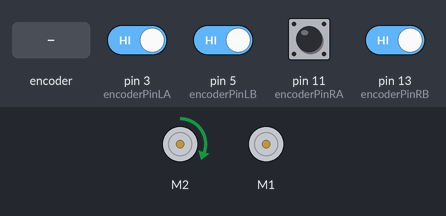
Bench run of a sketch on a simulated Arduino Uno, built with avr-gcc and run on an emulated ATmega328P. On the bench: 2 × DC motor (green arrow = forward, orange = backward, longer = faster). The inputs (shaded band) are chosen by the test bench; at power-on: pin 3 (encoderPinLA), pin 5 (encoderPinLB), pin 11 (encoderPinRA), pin 13 (encoderPinRB) HIGH. What the sketch prints to the serial monitor is not drawn.

Above: at 1.2 s.
1.3 s: pin 11 (encoderPinRA) pulsed LOW 5 times (0.12 s each, 0.3 s apart)
5.8 s: rotary encoder on pin 3 (encoderPinLA) / pin 5 (encoderPinLB) turned 3 steps (first pin leading)
Timing chart, 0 to 8.8 s (numbered marks = the images above; inputs shaded):
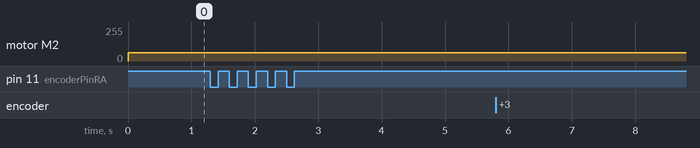

The sketch:

Mtor.ino
```cpp
#include "DualVNH5019MotorShield.h"
#include <PinChangeInt.h>
#include <digitalWriteFast.h>
DualVNH5019MotorShield md; //instantaneous object
//int encoderPin1 = 2;
int encoderPinLA = 3;
int encoderPinLB=  5;
int encoderPinRA= 11;
int encoderPinRB= 13;
double prevTime,currTime=0.0;
//volatile int lastEncoded = 0;
//volatile long encoderValue = 0;
volatile int motorLOldA = 0, motorROldA = 0, motorLNewB = 0, motorRNewB = 0;
//long lastencoderValue = 0;
int motorLacc=0;
int motorLprevaccm=0;
int motorLprevnet=0;
double motorLSpeed=0;
volatile int motorLnet=0;

int motorRacc=0;
int motorRprevaccm=0;
double motorRSpeed=0;
int motorRprevnet=0;
volatile int motorRnet=0;

double motorEncoderDiff=0;

//int lastMSB = 0;
//int lastLSB = 0;
void setup() {
  // put your setup code here, to run once:
    Serial.begin(1200);

    pinMode(encoderPinLA, INPUT);
    pinMode(encoderPinLB, INPUT);
    pinMode(encoderPinRA, INPUT);
    pinMode(encoderPinRB, INPUT);
    Serial.println("Dual VNH5019 Motor Shield");
    md.init();
    PCintPort::attachInterrupt(encoderPinLA, &motorLISRA, CHANGE);  //Attach left motor encoder interrupt pin to the ISR
    PCintPort::attachInterrupt(encoderPinLB, &motorLISRB, CHANGE);  //Attach left motor encoder interrupt pin to the ISR
    PCintPort::attachInterrupt(encoderPinRA, &motorRISRA, CHANGE);  //Attach right motor encoder interrupt pin to the ISR
    PCintPort::attachInterrupt(encoderPinRB, &motorRISRB, CHANGE);  //Attach left motor encoder interrupt pin to the ISR
}
/*
void stopIfFault()
{
  if (md.getM1Fault())
  {
    Serial.println("M1 fault");
    while(1);
  }
  if (md.getM2Fault())
  {
    Serial.println("M2 fault");
    while(1);
  }
}
*/
void loop() {
  // put your main code here, to run repeatedly:
  //rotateRight();

 // double val = digitalRead(encoderPinLA);
  //md.setM1Speed(200);
 // md.setM2Speed(200);
  //rotateClock(1,-1.120);
 // rotateClock(1,1);

  move();
  //rotateRight();

 // Serial.println(val);
}


void move(){
//  resetMove();
  int count=0;
  int motorLDiff=0;
  int motorRDiff=0;
  md.setM2Speed(100);
  md.setM1Speed(0);
  while(true){
    /*if(motorRacc>=2249)
    {
      motorRacc=0;
      md.setM2Speed(0);
      md.setM1Speed(200);
     }*/
     /*if(motorLacc==0)
     {
     md.setM1Speed(20);
     md.setM2Speed(0);
     }
     else
     */
     if(motorRacc>=1995)
     {
      md.setM1Speed(80);
      md.setM2Brake(400);
      motorRacc=0;
      }
     if(motorLacc>=1995)
     {
       md.setM1Brake(400);
      md.setM2Speed(80);
      motorLacc=0;
     }
     /*if(motorLacc>=2249)
     {
      motorLacc=0;
      md.setM2Speed(200);
      md.setM1Speed(0);
      }*/
    motorEncoderDiff = motorLacc - motorRacc;
        motorLDiff = motorLacc - motorLprevaccm;
        Serial.print("MotorLCount: ");
        Serial.println(motorLacc);
        motorRDiff = motorRacc - motorRprevaccm;
        currTime = millis() + 1;  //Current time since the start of execution. Plus 1 to avoid divide by 0.
        Serial.print("Current time");
        Serial.println(currTime);
        motorLSpeed = motorLDiff / (currTime - prevTime);
        Serial.print("Motor L Speed: ");
        Serial.println(motorLSpeed);
        motorRSpeed = motorRDiff / (currTime - prevTime);
        Serial.print("Motor R Speed: ");
        Serial.println(motorRSpeed);
        Serial.print("MotorRCount: ");
        Serial.println(motorRacc);
        motorLprevaccm = motorLacc;
        motorRprevaccm = motorRacc;
        prevTime = currTime;

    delay(1000);
    }

  }
void rotateClock(double speedChangeL,double speedChangeR)
{
  //md.setM1Speed(100);
  //md.setM2Speed(100);
  md.setM1Speed(150*speedChangeL);
  //stopIfFault();
  md.setM2Speed(150*speedChangeR);
  //stopIfFault();
  }

void rotateRight(){
 md.setM1Speed(100);
  //stopIfFault();
  md.setM2Speed(100*1.01);
  //stopIfFault();

}
void rotateLeft(){
  md.setM2Speed(100);
//  stopIfFault();
  md.setM1Speed(100);
  //stopIfFault();
  }

  /*void turn90(){
    md.setM1Speed(
    }*/

void motorLISRA()      //ISR for left motor encoder interrupt
{
    motorLacc++;
    motorLNewB ^motorLOldA ? motorLnet++ : motorLnet--;
    motorLOldA = digitalReadFast(encoderPinLA);
}

void motorLISRB()      //ISR for left motor encoder interrupt
{
    motorLacc++;
    motorLNewB = digitalReadFast(encoderPinLB);
    motorLNewB ^motorLOldA ? motorLnet++ : motorLnet--;
}

void motorRISRA()      //ISR for left motor encoder interrupt
{
    motorRacc++;
    motorRNewB ^motorROldA ? motorRnet-- : motorRnet++;
    motorROldA = digitalReadFast(encoderPinRA);
}

void motorRISRB()      //ISR for left motor encoder interrupt
{
    motorRacc++;
    motorRNewB = digitalReadFast(encoderPinRB);
    motorRNewB ^motorROldA ? motorRnet-- : motorRnet++;
}
```

Measured:
- after the input at 1.3 s, every drawn part: stays the same
- after the input at 5.8 s, every drawn part: stays the same
